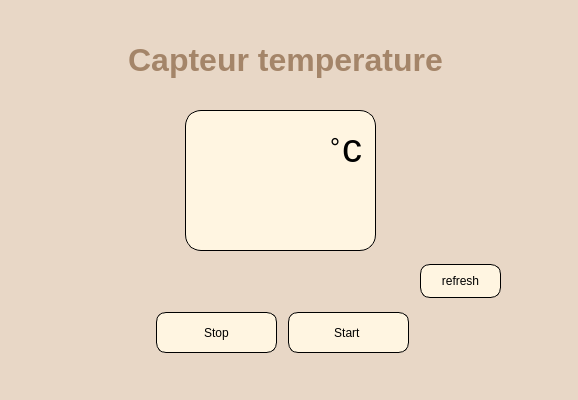
<?xml version="1.0" encoding="UTF-8"?>
<ui version="4.0">
 <class>arduinotemp</class>
 <widget class="QDialog" name="arduinotemp">
  <property name="geometry">
   <rect>
    <x>0</x>
    <y>0</y>
    <width>578</width>
    <height>400</height>
   </rect>
  </property>
  <property name="windowTitle">
   <string>Dialog</string>
  </property>
  <property name="styleSheet">
   <string notr="true">background-color:#E8D7C6;

</string>
  </property>
  <widget class="QLabel" name="label_14">
   <property name="geometry">
    <rect>
     <x>20</x>
     <y>30</y>
     <width>531</width>
     <height>61</height>
    </rect>
   </property>
   <property name="font">
    <font>
     <weight>75</weight>
     <bold>true</bold>
    </font>
   </property>
   <property name="styleSheet">
    <string notr="true">/* Style for the label */
background-color: rgb(232, 215, 198);
QLabel {
    font-size: 40px; /* Font size */
    font-weight: bold; /* Bold font */
    color: #ffffff; /* White text color */
    text-transform: uppercase; /* Uppercase text */
    letter-spacing: 2px; /* Letter spacing */
    padding: 10px 20px; /* Padding */
 
    border-radius: 30px; /* Rounded corners */
    box-shadow: 0px 4px 6px rgba(0, 0, 0, 0.1); /* Shadow */
    transition: background-color 0.3s ease; /* Smooth transition */
}


</string>
   </property>
   <property name="text">
    <string>&lt;html&gt;&lt;head/&gt;&lt;body&gt;&lt;p align=&quot;center&quot;&gt;&lt;span style=&quot; font-size:24pt; color:#a48569;&quot;&gt;Capteur temperature&lt;/span&gt;&lt;/p&gt;&lt;/body&gt;&lt;/html&gt;</string>
   </property>
  </widget>
  <widget class="QWidget" name="widget" native="true">
   <property name="geometry">
    <rect>
     <x>185</x>
     <y>110</y>
     <width>191</width>
     <height>141</height>
    </rect>
   </property>
   <property name="styleSheet">
    <string notr="true">background-color :#FFF5E1 ;
border:1px solid black ; 
border-radius:16px</string>
   </property>
   <widget class="QLabel" name="label">
    <property name="geometry">
     <rect>
      <x>145</x>
      <y>17</y>
      <width>21</width>
      <height>41</height>
     </rect>
    </property>
    <property name="styleSheet">
     <string notr="true">border : 0 px  ; 
font-size:25px </string>
    </property>
    <property name="text">
     <string>°</string>
    </property>
   </widget>
   <widget class="QLabel" name="label_2">
    <property name="geometry">
     <rect>
      <x>46</x>
      <y>20</y>
      <width>101</width>
      <height>101</height>
     </rect>
    </property>
    <property name="styleSheet">
     <string notr="true">border:0px ;
font-size:80px ;
font-weight : bold ; 
balckground-color:transparent ; </string>
    </property>
    <property name="text">
     <string/>
    </property>
   </widget>
   <widget class="QLabel" name="label_3">
    <property name="geometry">
     <rect>
      <x>157</x>
      <y>17</y>
      <width>21</width>
      <height>41</height>
     </rect>
    </property>
    <property name="styleSheet">
     <string notr="true">border : 0 px  ; 
font-size:40px </string>
    </property>
    <property name="text">
     <string>c</string>
    </property>
   </widget>
   <zorder>label_2</zorder>
   <zorder>label</zorder>
   <zorder>label_3</zorder>
  </widget>
  <widget class="QPushButton" name="pushButton">
   <property name="geometry">
    <rect>
     <x>156</x>
     <y>312</y>
     <width>121</width>
     <height>41</height>
    </rect>
   </property>
   <property name="styleSheet">
    <string notr="true">#pushButton{
	background-color : #FFF5E1 ; 
	border : 1px  solid black ; 
	border-radius : 10px ; 
	color : black ; 
}
#pushButton:hover {
	background-color: #a48569 ; 
	color : white ; 
}</string>
   </property>
   <property name="text">
    <string>Stop</string>
   </property>
  </widget>
  <widget class="QPushButton" name="pushButton_2">
   <property name="geometry">
    <rect>
     <x>288</x>
     <y>312</y>
     <width>121</width>
     <height>41</height>
    </rect>
   </property>
   <property name="styleSheet">
    <string notr="true">#pushButton_2{
	background-color : #FFF5E1 ; 
	border : 1px  solid black ; 
	border-radius : 10px ; 
	color : black ; 
}
#pushButton_2:hover {
	background-color: #a48569 ; 
	color : white ; 
}</string>
   </property>
   <property name="text">
    <string>Start </string>
   </property>
  </widget>
  <widget class="QLabel" name="label_4">
   <property name="geometry">
    <rect>
     <x>160</x>
     <y>269</y>
     <width>241</width>
     <height>31</height>
    </rect>
   </property>
   <property name="styleSheet">
    <string notr="true">font-size: 20 px ; </string>
   </property>
   <property name="text">
    <string/>
   </property>
  </widget>
  <widget class="QPushButton" name="pushButton_3">
   <property name="geometry">
    <rect>
     <x>420</x>
     <y>264</y>
     <width>81</width>
     <height>34</height>
    </rect>
   </property>
   <property name="styleSheet">
    <string notr="true">#pushButton_3{
	background-color : #FFF5E1 ; 
	border : 1px  solid black ; 
	border-radius : 10px ; 
	color : black ; 
}
#pushButton_3:hover {
	background-color: #a48569 ; 
	color : white ; 
}</string>
   </property>
   <property name="text">
    <string>refresh</string>
   </property>
  </widget>
 </widget>
 <resources/>
 <connections/>
</ui>
